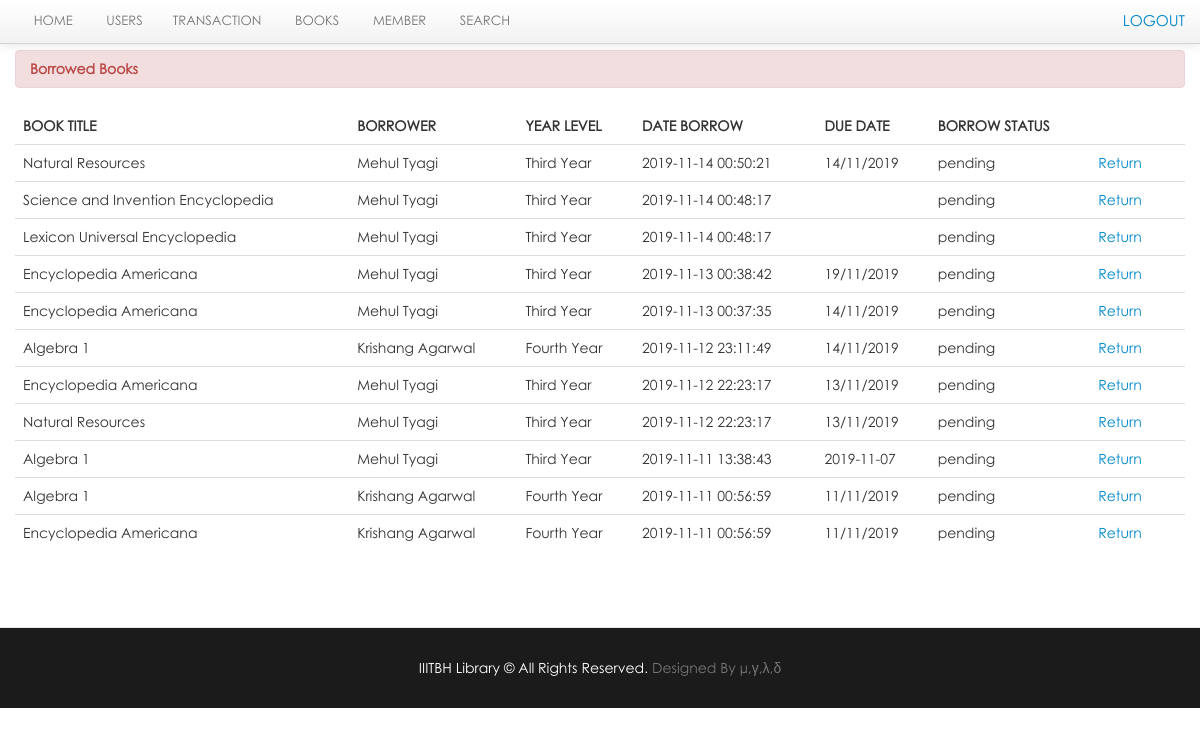
The page /lms/librarian/view_borrow.php (signed in) on the database its author committed.
### tables this page shows
CREATE TABLE `borrow` (
  `borrow_id` int(11) NOT NULL,
  `member_id` int(11) NOT NULL,
  `date_borrow` varchar(100) NOT NULL,
  `due_date` varchar(100) DEFAULT NULL
);

CREATE TABLE `book` (
  `book_id` int(11) NOT NULL,
  `book_title` varchar(100) NOT NULL,
  `category_id` int(50) NOT NULL,
  `author` varchar(50) NOT NULL,
  `book_copies` int(11) NOT NULL,
  `book_pub` varchar(100) NOT NULL,
  `publisher_name` varchar(100) NOT NULL,
  `isbn` varchar(50) NOT NULL,
  `copyright_year` int(11) NOT NULL,
  `Shelf/Rack` varchar(11) NOT NULL,
  `date_receive` varchar(20) NOT NULL,
  `date_added` datetime NOT NULL,
  `status` varchar(30) NOT NULL
);

CREATE TABLE `member` (
  `member_id` int(11) NOT NULL,
  `password` varchar(50) NOT NULL,
  `firstname` varchar(100) NOT NULL,
  `lastname` varchar(100) NOT NULL,
  `gender` varchar(10) NOT NULL,
  `address` varchar(100) NOT NULL,
  `contact` varchar(100) NOT NULL,
  `type` varchar(100) NOT NULL,
  `year_level` varchar(100) NOT NULL,
  `email_id` varchar(100) NOT NULL,
  `verified` int(1) NOT NULL DEFAULT 0,
  `vkey` varchar(99) NOT NULL,
  `status` varchar(100) NOT NULL
);

CREATE TABLE `borrowdetails` (
  `borrow_details_id` int(11) NOT NULL,
  `book_id` int(11) NOT NULL,
  `fine` int(11) DEFAULT -99,
  `borrow_id` int(11) NOT NULL,
  `borrow_status` varchar(50) NOT NULL,
  `date_return` varchar(100) NOT NULL
);

### lms/librarian/view_borrow.php (the view, shortened to what this page needs)
<?php include('header.php'); ?>
<?php include('navbar_borrow.php'); ?>
    <div class="container">
		<div class="margin-top">
			<div class="row">
				<div class="span12">
						<div class="alert alert-danger"><strong>Borrowed Books</strong></div>
                            <table cellpadding="0" cellspacing="0" border="0" class="table" id="example">
                                <thead>
                                    <tr>
                                        <th>Book title</th>
                                        <th>Borrower</th>
                                        <th>Year Level</th>
                                        <th>Date Borrow</th>
                                        <th>Due Date</th>
										<th>Borrow Status</th>
                                    </tr>
                                </thead>
                                <tbody>
                                  <?php  $user_query=mysqli_query($con,"select * from borrow
								LEFT JOIN member ON borrow.member_id = member.member_id
								LEFT JOIN borrowdetails ON borrow.borrow_id = borrowdetails.borrow_id
								LEFT JOIN book on borrowdetails.book_id =  book.book_id WHERE borrowdetails.borrow_status='pending'
								ORDER BY borrow.borrow_id DESC
								  ")or die(mysql_error());
									while($row=mysqli_fetch_array($user_query)){
									$id=$row['borrow_id'];
									$borrow_details_id=$row['borrow_details_id'];
									?>
									<tr class="del<?php echo $id ?>">
                                    <td><?php echo $row['book_title']; ?></td>
                                    <td><?php echo $row['firstname']." ".$row['lastname']; ?></td>
                                    <td><?php echo $row['year_level']; ?></td>
									<td><?php echo $row['date_borrow']; ?></td>
                                    <td><?php echo $row['due_date']; ?> </td>
									<td><?php echo $row['borrow_status'];?></td>
                                    <td> <a rel="tooltip"  title="Return" id="<?php echo $borrow_details_id; ?>"href="#delete_book<?php echo $borrow_details_id; ?>"
                                    data-toggle="modal" class="btn-default">Return</a>
                                    <td></td>
                                    </tr>
									<?php  }  ?>
                                </tbody>
                            </table>
			</div>
			</div>
		</div>
    </div>
<?php include('footer.php') ?>

### lms/css/docs.css (style rules this page uses)
body { font-family:'TR Century Gothic',Helvetica,Arial,sans-serif !important; }
.alert { text-shadow: none; }
th { text-transform:uppercase; }
.margin-top { margin-top:50px; }
body { background: url(../img/grid_noise.png); position: relative; }

### lms/css/print.css (style rules this page uses)
th { text-align:left; }
td { text-align:left; border-top:1px solid; padding:2px; }
.alert { display:none; }
body { font-family:arial; font-size:13px; }

### rows shown on the page
borrow: book.book_title "Natural Resources", member.firstname "Mehul", member.lastname "Tyagi", member.year_level "Third Year", date_borrow "2019-11-14 00:50:21", due_date "14/11/2019", borrowdetails.borrow_status "pending"
borrow: book.book_title "Science and Invention Encyclopedia", member.firstname "Mehul", member.lastname "Tyagi", member.year_level "Third Year", date_borrow "2019-11-14 00:48:17", borrowdetails.borrow_status "pending", book.book_title "Lexicon Universal Encyclopedia"
borrow: book.book_title "Encyclopedia Americana", member.firstname "Mehul", member.lastname "Tyagi", member.year_level "Third Year", date_borrow "2019-11-13 00:38:42", due_date "19/11/2019", borrowdetails.borrow_status "pending"
borrow: book.book_title "Encyclopedia Americana", member.firstname "Mehul", member.lastname "Tyagi", member.year_level "Third Year", date_borrow "2019-11-13 00:37:35", due_date "14/11/2019", borrowdetails.borrow_status "pending"
borrow: book.book_title "Algebra 1", member.firstname "Krishang", member.lastname "Agarwal", member.year_level "Fourth Year", date_borrow "2019-11-12 23:11:49", due_date "14/11/2019", borrowdetails.borrow_status "pending"
borrow: book.book_title "Encyclopedia Americana", member.firstname "Mehul", member.lastname "Tyagi", member.year_level "Third Year", date_borrow "2019-11-12 22:23:17", due_date "13/11/2019", borrowdetails.borrow_status "pending", book.book_title "Natural Resources"
borrow: book.book_title "Algebra 1", member.firstname "Mehul", member.lastname "Tyagi", member.year_level "Third Year", date_borrow "2019-11-11 13:38:43", due_date "2019-11-07", borrowdetails.borrow_status "pending"
borrow: book.book_title "Algebra 1", member.firstname "Krishang", member.lastname "Agarwal", member.year_level "Fourth Year", date_borrow "2019-11-11 00:56:59", due_date "11/11/2019", borrowdetails.borrow_status "pending", book.book_title "Encyclopedia Americana"
